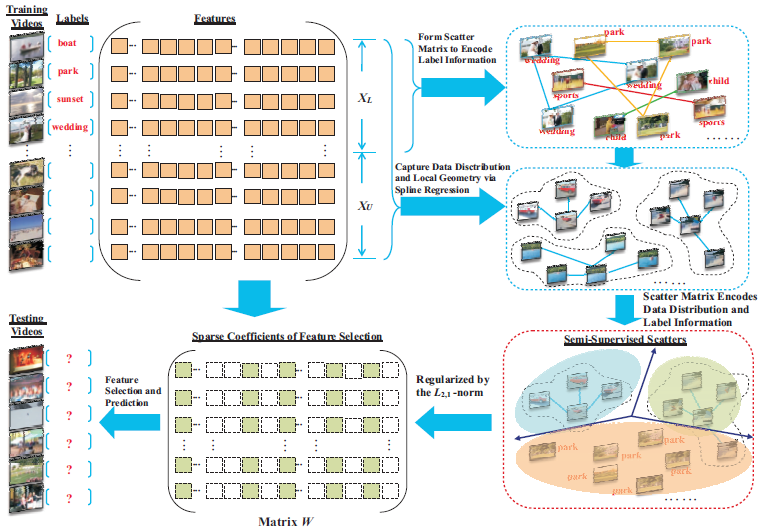
#> input picture PPTs/SplineRegressionFlow.PNG, 777 x 532 px
$ python -i countobjects.py   (imports and definitions only)   (Python 2 division)
#> lines starting #> are read from the running program, lines starting #| are printed output that depends on the picture; after the words box and inside, x2 and y2 are one past the last pixel; in counts of white or black regions, pixels touching at a corner belong together
# -*- coding: utf-8 -*-
"""
Created on Tue Nov 10 22:49:57 2015

@author: p
"""
import numpy as np
import cv2
import os

def countObjects(img):
#> called with img = 'PPTs/SplineRegressionFlow.PNG'
 pathforkeyframeswalk = "/home/p/Desktop/Major-Project/keyFramesWalk/"
 os.chdir(pathforkeyframeswalk)
 im = cv2.imread(img,0)
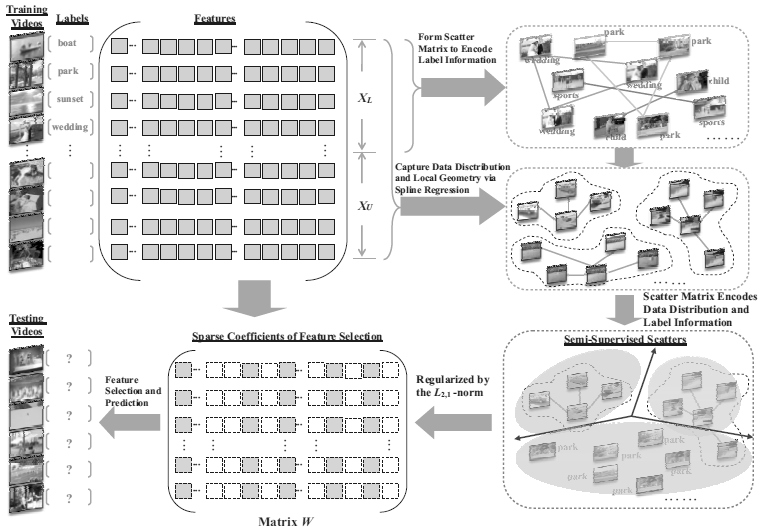
#> im: shape (532, 777); min 0, max 255, mean 230.3
 img_filt = cv2.medianBlur(im, 5)
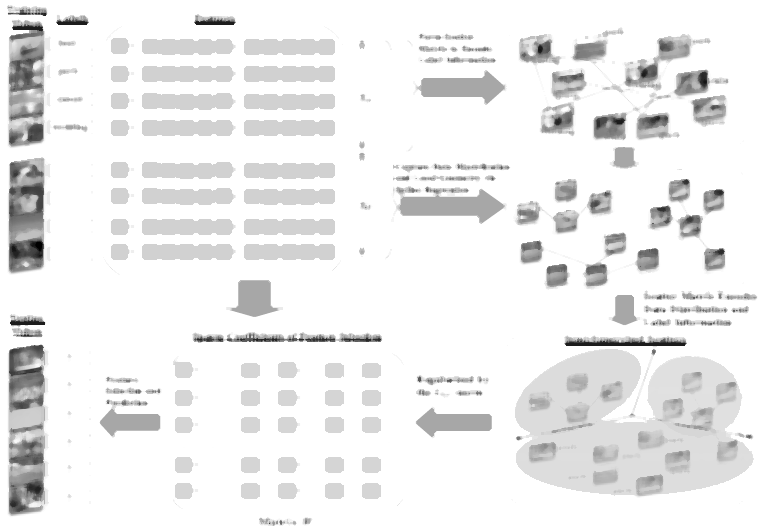
#> img_filt: shape (532, 777); min 0, max 255, mean 237.4
 img_th = cv2.adaptiveThreshold(img_filt,255,cv2.ADAPTIVE_THRESH_GAUSSIAN_C,cv2.THRESH_BINARY,11,2)
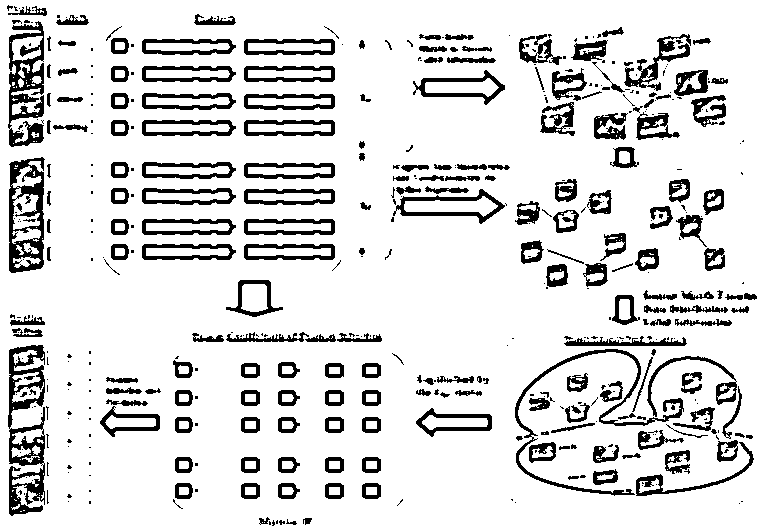
#> img_th: shape (532, 777); 86.3% white; 468 black regions (253 under 20 px)
 contours, hierarchy = cv2.findContours(img_th, cv2.RETR_LIST, cv2.CHAIN_APPROX_SIMPLE)
#> contours = 852 contours, 507 with area under 20; largest, box (x1, y1, x2, y2) and area: (0, 0, 777, 532) 412056, (8, 156, 46, 274) 3892, (7, 20, 45, 130) 2888, (7, 344, 46, 430) 2170, (395, 188, 506, 225) 2146
 print len(contours[0])
#| 4
 return len(contours[0])

>>> result = countObjects('PPTs/SplineRegressionFlow.PNG')
#> result = 4
